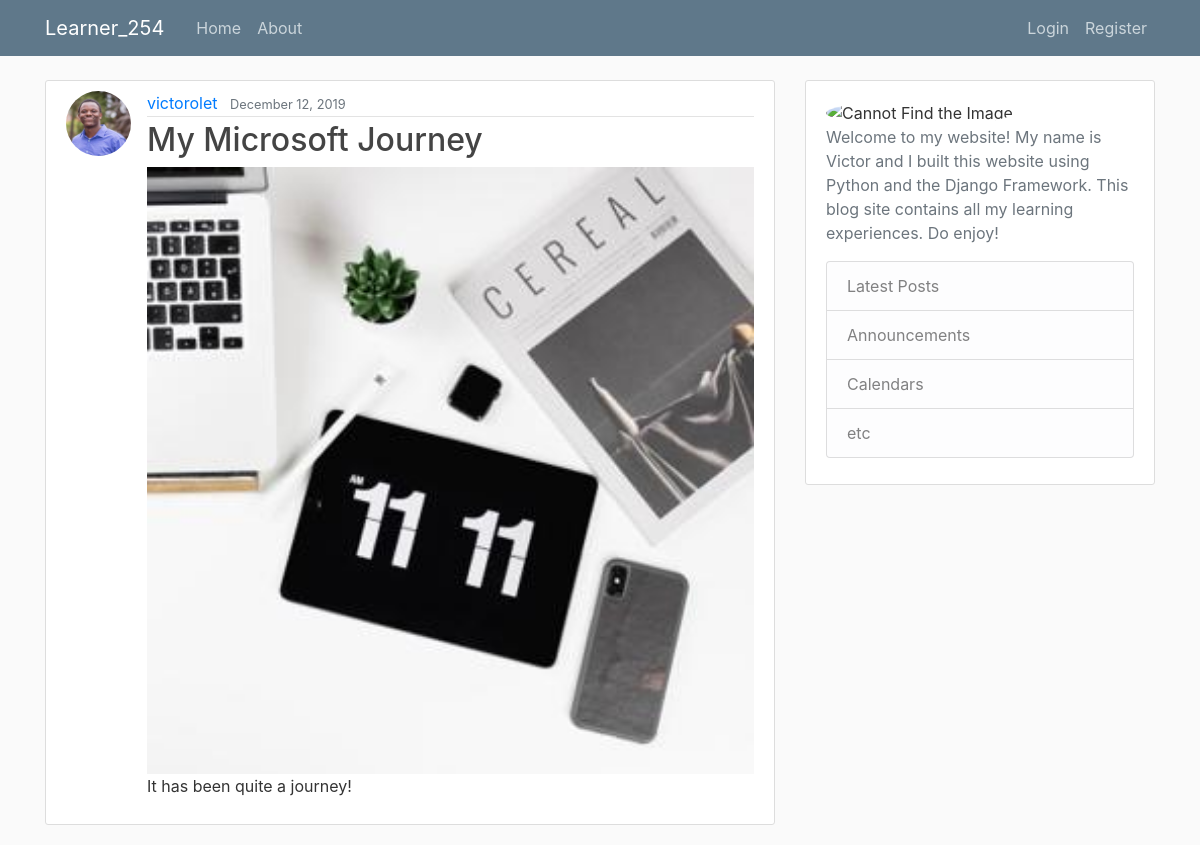
Page /post/123/ on the earlier database version.
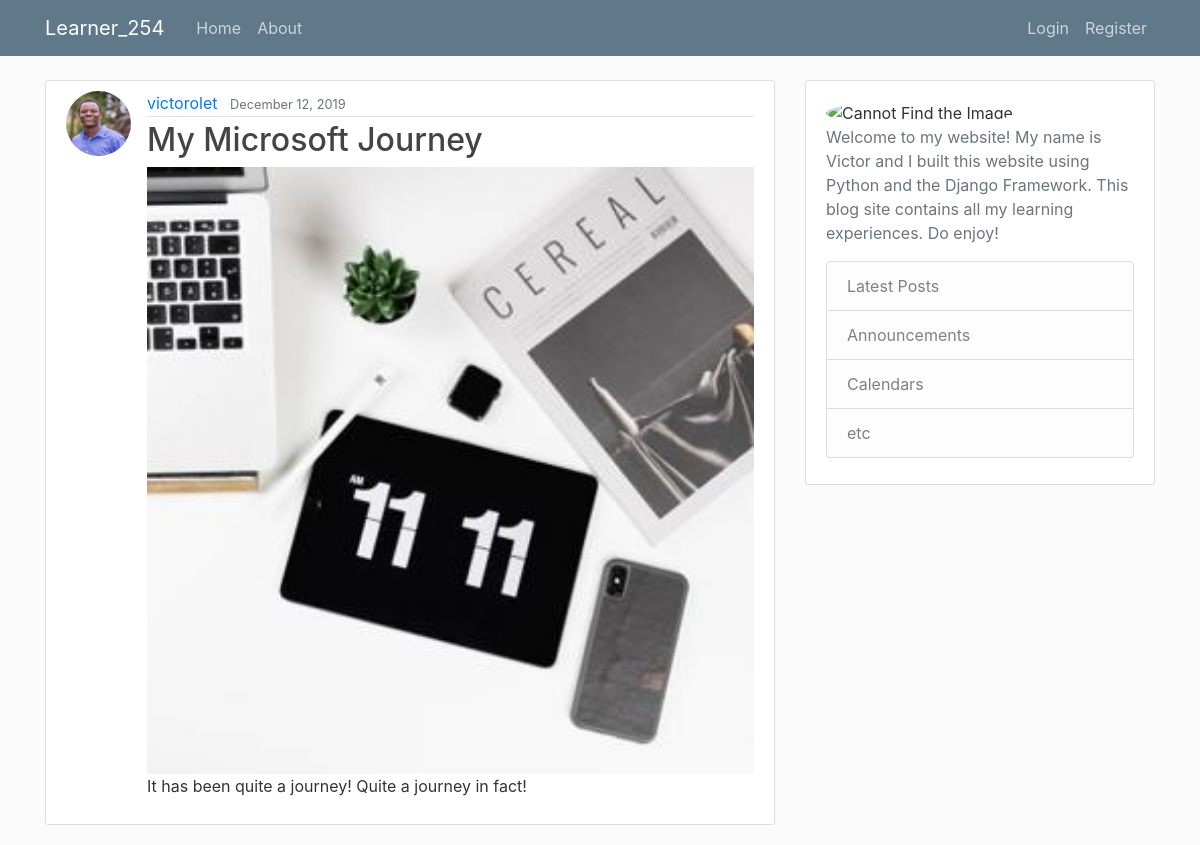
Same page on the later database version.
### blog/models.py (models this page shows, shortened)
class Post(models.Model):
    title = models.CharField(max_length=100)
    content = RichTextUploadingField(config_name="full")
    date_posted = models.DateTimeField(default=timezone.now)
    author = models.ForeignKey(User, on_delete=models.CASCADE)
    objects = models.Manager()
    image = models.ImageField(default="default.jpg", upload_to="post_pics")

### users/models.py (models this page shows, shortened)
class Profile(models.Model):
    user = models.OneToOneField(User, on_delete=models.CASCADE)
    image = models.ImageField(default="default.jpg", upload_to="profile_pics")

### blog/views.py (the view)
# urls.py: path("post/<int:pk>/", PostDetailView.as_view(), name="post-detail"),
class PostDetailView(DetailView):
    model = Post

### blog/templates/blog/post_detail.html (shortened to what this page needs)
{% extends "blog/base.html" %}
{% block content %}
<article class="media content-section">
    <img class="rounded-circle article-img" src="{{object.author.profile.image.url}}" alt="">
    <div class="media-body">
        <div class="article-metadata">
            <a class="mr-2" href="{% url 'user-posts' object.author.username %}">{{ object.author }}</a>
            <small class="text-muted">{{ object.date_posted | date:"F d, Y" }}</small>
        </div>
        <h2 class="article-title">{{ object.title }}</h2>
        <img class="img-responsive" src="{{object.image.url}}" alt="" width="100%">
        <p class="article-content">{{ object.content|safe }}</p>
    </div>
</article>
{% endblock content %}
{% block sidebar %}
<img class="rounded-circle"
    src="https://iamlearningstorage.blob.core.windows.net/media/media%2Fprofile_pics%2FMe_Eni_and_Jachin_Clipped.jpg"
    alt="Cannot Find the Image" width="50%">
<p class='text-muted'>Welcome to my website! My name is Victor and I built this website using Python and the Django
    Framework. This blog site contains all my learning experiences. Do enjoy!
<ul class="list-group">
    <li class="list-group-item list-group-item-light">Latest Posts</li>
    <li class="list-group-item list-group-item-light">Announcements</li>
    <li class="list-group-item list-group-item-light">Calendars</li>
    <li class="list-group-item list-group-item-light">etc</li>
</ul>
</p>
{% endblock sidebar %}

### blog/templates/blog/base.html (shortened to what this page needs)
{%load static%}
<!DOCTYPE html>
<html lang="en">
<head>
  <link rel="stylesheet" href="https://stackpath.bootstrapcdn.com/bootstrap/4.3.1/css/bootstrap.min.css"
>
  <link rel="stylesheet" type="text/css" href="{% static 'blog/main.css' %}">
</head>
<body>
  <header class="site-header">
    <nav class="navbar navbar-expand-md navbar-dark bg-steel fixed-top">
      <div class="container">
        <a class="navbar-brand mr-4" href="{% url 'blog-home' %}">Learner_254</a>
        <div class="collapse navbar-collapse" id="navbarToggle">
          <div class="navbar-nav mr-auto">
            <a class="nav-item nav-link" href="{% url 'blog-home' %}">Home</a>
            <a class="nav-item nav-link" href="{% url 'blog-about' %}">About</a>
          </div>
          <div class="navbar-nav">
            {% if user.is_authenticated %}
            <a class="nav-item nav-link" href="{% url 'post-create' %}">New Post</a>
            <a class="nav-item nav-link" href="{% url 'profile' %}">Profile</a>
            <a class="nav-item nav-link" href="{% url 'logout' %}">Logout</a>
            {% else %}
            <a class="nav-item nav-link" href="{% url 'login' %}">Login</a>
            <a class="nav-item nav-link" href="{% url 'register' %}">Register</a>
            {% endif %}
          </div>
        </div>
      </div>
    </nav>
  </header>
  <main role="main" class="container">
    <div class="row">
      <div class="col-md-8">
        {% block content %}
        {% endblock content%}
      </div>
      <div class="col-md-4">
        <div class="content-section">
          {% block sidebar %}{% endblock sidebar %}
        </div>
      </div>
    </div>
  </main>
</body>
</html>

### static/blog/main.css (style rules this page uses)
body { background: #fafafa; color: #333333; margin-top: 5rem; }
h1, h2, h3, h4, h5, h6 { color: #444444; }
ul { margin: 0; }
.bg-steel { background-color: #5f788a; }
.site-header .navbar-nav .nav-link { color: #cbd5db; }
.content-section { background: #ffffff; padding: 10px 20px; border: 1px solid #dddddd; border-radius: 3px; margin-bottom: 20px; }
.article-title { color: #444444; }
.article-content { white-space: pre-line; }
.article-img { height: 65px; width: 65px; margin-right: 16px; }
.article-metadata { padding-bottom: 1px; margin-bottom: 4px; border-bottom: 1px solid #e3e3e3 }

Differences in the rows shown:
changed Post "My Microsoft Journey": content "It has been quite a journey!" → "It has been quite a journey! Quite a journey in fact!"
